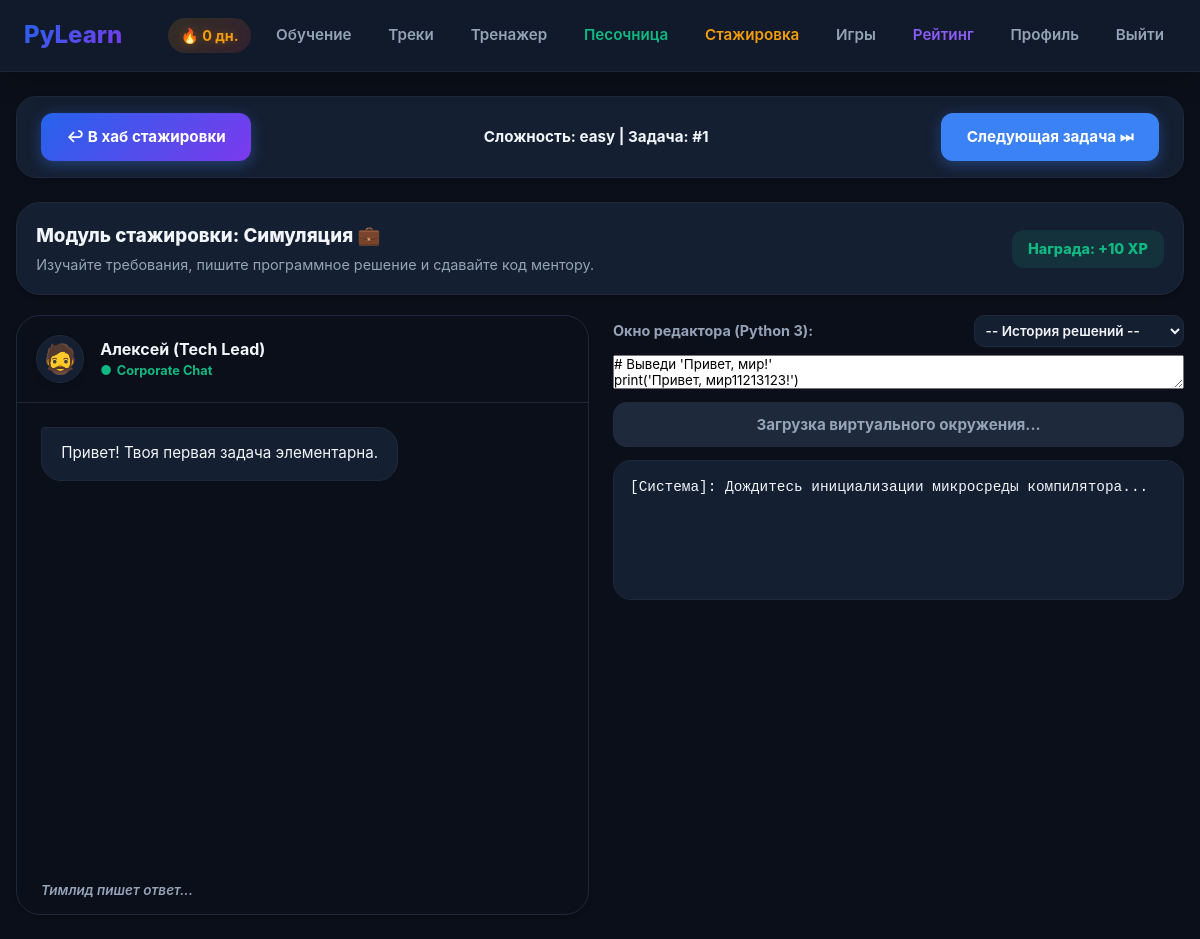
Screenshot of /internship/easy/1 (signed in) with the database file from the repository.
### tables this page shows
CREATE TABLE users (
            id INTEGER PRIMARY KEY AUTOINCREMENT,
            username TEXT UNIQUE NOT NULL,
            email TEXT UNIQUE NOT NULL,
            password_hash TEXT NOT NULL,
            created_at TEXT DEFAULT (datetime('now')),
            xp INTEGER DEFAULT 0,
            streak INTEGER DEFAULT 0,
            last_active TEXT
        , avatar TEXT DEFAULT "🤖");

CREATE TABLE internship_history (
            id INTEGER PRIMARY KEY AUTOINCREMENT,
            user_id INTEGER NOT NULL,
            task_id INTEGER NOT NULL,
            difficulty TEXT NOT NULL,
            code TEXT NOT NULL,
            is_correct INTEGER DEFAULT 0,
            created_at TEXT DEFAULT (datetime('now', 'localtime'))
        );

### app.py (the view)
@app.route('/internship/<difficulty>/<int:task_id>')
@login_required
def internship_task(difficulty, task_id):
    user = get_current_user()
    if difficulty not in INTERNSHIP_TASKS:
        return redirect(url_for('internship_hub'))
    tasks_list = INTERNSHIP_TASKS[difficulty]
    task = None
    current_idx = -1
    for idx, t in enumerate(tasks_list):
        if t['id'] == task_id:
            task = t
            current_idx = idx
            break
    if not task:
        return redirect(url_for('internship_hub'))
    next_task_id = None
    if current_idx != -1 and current_idx < len(tasks_list) - 1:
        next_task_id = tasks_list[current_idx + 1]['id']
    conn = get_db()
    progress = conn.execute(
        'SELECT * FROM internship_progress WHERE user_id = ? AND task_id = ? AND difficulty = ?',
        (user['id'], task_id, difficulty)
    ).fetchone()
    is_completed = bool(progress)
    history = conn.execute(
        'SELECT code, is_correct, created_at FROM internship_history WHERE user_id = ? AND task_id = ? AND difficulty = ? ORDER BY id DESC',
        (user['id'], task_id, difficulty)
    ).fetchall()
    history_list = [dict(row) for row in history]
    conn.close()
    last_code = history_list[0]['code'] if history_list else task['initial_code']
    return render_template('internship/task.html',
                           user=user,
                           task=task,
                           difficulty=difficulty,
                           task_id=task_id, # Передаем явно ID текущей задачи
                           next_task_id=next_task_id,
                           is_completed=is_completed,
                           history=history_list,
                           last_code=last_code)

### app.py (called while the page is built)
def get_db():
    conn = sqlite3.connect(DB_PATH)
    conn.row_factory = sqlite3.Row
    return conn

def login_required(f):
    @wraps(f)
    def decorated(*args, **kwargs):
        if 'user_id' not in session:
            return redirect(url_for('login'))
        return f(*args, **kwargs)
    return decorated

def get_current_user():
    if 'user_id' not in session:
        return None
    conn = get_db()
    user = conn.execute('SELECT * FROM users WHERE id = ?', (session['user_id'],)).fetchone()
    conn.close()
    return user

### templates/internship/task.html (shortened to what this page needs)
{% extends "base.html" %}
{% block extra_css %}
<link rel="stylesheet" href="https://cdnjs.cloudflare.com/ajax/libs/codemirror/5.65.13/codemirror.min.css">
<link rel="stylesheet" href="https://cdnjs.cloudflare.com/ajax/libs/codemirror/5.65.13/theme/monokai.min.css">
{% endblock %}
{% block content %}
<div class="internship-navigation-bar">
    <a href="{{ url_for('internship_hub') }}" class="btn btn-outline-secondary d-flex align-items-center gap-2" style="border-radius: 12px; font-weight: 700;">
        ↩ В хаб стажировки
    </a>
    <div class="nav-meta-info">
        Сложность: <span class="text-primary text-uppercase">{{ difficulty }}</span> |
        Задача: <span class="text-success">#{{ task_id }}</span>
    </div>
    {% if next_task_id %}
        <a href="{{ url_for('internship_task', difficulty=difficulty, task_id=next_task_id) }}" class="btn btn-primary d-flex align-items-center gap-2" style="border-radius: 12px; font-weight: 700; background: var(--sky-blue); border: none;">
            Следующая задача ⏭
        </a>
    {% else %}
        <button class="btn btn-secondary" disabled style="border-radius: 12px; font-weight: 700;" title="Вы прошли все задачи этой сложности!">
            🎉 Последняя в грейде
        </button>
    {% endif %}
</div>
<div class="card" style="padding: 1.2rem; margin-bottom: 1.2rem; display: flex; flex-wrap: wrap; justify-content: space-between; align-items: center; gap: 0.8rem;">
    <div>
        <h3 style="margin-bottom: 0.2rem; font-weight: 800;">Модуль стажировки: Симуляция 💼</h3>
        <p style="color: var(--text-gray); font-size: 0.9rem;">Изучайте требования, пишите программное решение и сдавайте код ментору.</p>
    </div>
    <span style="background: rgba(16,185,129,0.12); color: var(--accent-green); padding: 0.5rem 1rem; border-radius: 12px; font-weight: 800; font-size: 0.9rem;">Награда: +{{ task.xp }} XP</span>
</div>
<div class="internship-workspace-layout">
    <div class="chat-messenger-panel">
        <div class="chat-panel-header">
            <div class="teamlead-avatar-circle">{{ task.avatar }}</div>
            <div>
                <h5 style="margin: 0; font-size: 1rem; font-weight: 700;">{{ task.lead_name }}</h5>
                <div style="font-size: 0.8rem; color: var(--success); font-weight: 700; display: flex; align-items: center; gap: 0.3rem;">
                    <span style="animation: pulse 2s infinite;">●</span> Corporate Chat
                </div>
            </div>
        </div>
        <div class="chat-scroll-viewport" id="chatScrollViewport"></div>
        <div class="lead-typing-indicator" id="leadTypingIndicator">Тимлид пишет ответ...</div>
    </div>
    <div class="ide-code-panel">
        <div style="display: flex; justify-content: space-between; align-items: center; margin-bottom: 0.5rem;">
            <span style="font-size: 0.9rem; font-weight: 700; color: var(--text-gray);">Окно редактора (Python 3):</span>
            {% if history %}
            <select id="historySelector" onchange="restoreHistoryCode()" style="padding: 0.4rem; border-radius: 10px; border: 1px solid var(--border-light); background: var(--surface-white); color: var(--text-dark); font-size: 0.85rem; font-weight: 600;">
                <option value="">-- История решений --</option>
            </select>
            {% endif %}
        </div>
        <textarea id="pythonCodeCodeMirror">{{ last_code | safe }}</textarea>
        <button id="executeAndSubmitBtn" class="btn ide-btn-loader btn-disabled-state" disabled>
            <span id="btnTextLabel">Загрузка виртуального окружения...</span>
        </button>
        <div class="ide-console-output" id="consoleOutputArea" style="color: var(--text-dark); background-color: var(--surface-white);">[Система]: Дождитесь инициализации микросреды компилятора...</div>
    </div>
</div>
{% endblock %}

### templates/base.html (shortened to what this page needs)
<!DOCTYPE html>
<html lang="ru">
<head>
    {% block extra_css %}{% endblock %}
</head>
<body>
    <nav class="navbar">
        <a href="{{ url_for('index') }}" class="navbar-brand">PyLearn</a>
        <div class="nav-container" id="mobileNavContainer">
            <div class="nav-links">
                {% if session.get('user_id') %}
                    <span class="streak-badge">🔥 {{ user.streak if user else 0 }} дн.</span>
                    <a href="{{ url_for('dashboard') }}">Обучение</a>
                    <a href="{{ url_for('tracks') }}">Треки</a>
                    <a href="{{ url_for('typing_trainer') }}">Тренажер</a>
                    <a href="{{ url_for('sandbox') }}" style="color: var(--accent-green);">Песочница</a>
                    <a href="{{ url_for('internship_hub') }}" style="color: var(--warning);">Стажировка</a>
                    <a href="{{ url_for('games_hub') }}">Игры</a>
                    <a href="{{ url_for('leaderboard') }}" style="color: var(--accent-purple);">Рейтинг</a>
                    <a href="{{ url_for('profile') }}">Профиль</a>
                    <a href="{{ url_for('logout') }}">Выйти</a>
                {% else %}
                    <a href="{{ url_for('login') }}">Войти</a>
                    <a href="{{ url_for('register') }}" class="btn">Регистрация</a>
                {% endif %}
            </div>
        </div>
    </nav>
    <div class="container">
        {% block content %}{% endblock %}
    </div>
</body>
</html>

### templates/base.html (style rules this page uses)
:root { --bg-milky: #0B0F19; --surface-white: #151F32; --sky-blue: #3B82F6; --sky-blue-hover: #2563EB; --accent-purple: #8B5CF6; --accent-green: #10B981; --text-dark: #F1F5F9; --text-gray: #94A3B8; --success: #10B981; --warning: #F59E0B; --error: #EF4444; --border-light: #1E293B; --code-bg: #010409; --grad-hero: linear-gradient(135deg, #1E293B 0%, #0F172A 100%); --grad-accent: linear-gradient(135deg, #2563EB 0%, #7C3AED 100%); --shadow-sm: 0 2px 4px rgba(0,0,0,0.2); --shadow-md: 0 10px 15px -3px rgba(0,0,0,0.3); --neon-glow: 0 0 15px rgba(59, 130, 246, 0.45); --neon-success: 0 0 15px rgba(16, 185, 129, 0.5); }
* { margin: 0; padding: 0; box-sizing: border-box; font-family: 'Inter', -apple-system, BlinkMacSystemFont, "Segoe UI", Roboto, sans-serif; }
body { background-color: var(--bg-milky); color: var(--text-dark); line-height: 1.5; -webkit-tap-highlight-color: transparent; overflow-x: hidden; }
.navbar { background-color: rgba(21, 31, 50, 0.75) !important; backdrop-filter: blur(14px); -webkit-backdrop-filter: blur(14px); border-bottom: 1px solid rgba(255, 255, 255, 0.04); padding: 1rem 1.5rem; display: flex; justify-content: space-between; align-items: center; position: sticky; top: 0; z-index: 99999; box-shadow: 0 4px 30px rgba(0, 0, 0, 0.2); }
.navbar-brand { font-size: 1.5rem; font-weight: 800; text-decoration: none; background: var(--grad-accent); -webkit-background-clip: text; -webkit-text-fill-color: transparent; transition: transform 0.2s; }
.nav-container { display: flex; align-items: center; gap: 1.5rem; }
.nav-links { display: flex; align-items: center; gap: 0.8rem; }
.nav-links a { font-weight: 600; color: var(--text-gray); font-size: 0.95rem; text-decoration: none; transition: all 0.2s ease; padding: 0.5rem 0.75rem; border-radius: 10px; }
.streak-badge { display: inline-flex; align-items: center; gap: 0.3rem; background: linear-gradient(135deg, rgba(245,158,11,0.15), rgba(239,68,68,0.15)); color: #F59E0B; padding: 0.4rem 0.8rem; border-radius: 20px; font-weight: 700; font-size: 0.9rem; text-shadow: 0 0 10px rgba(245,158,11,0.3); }
.container { max-width: 1200px; margin: 1.5rem auto; padding: 0 1rem; min-height: 82vh; }
.card, .feature-item-card, .game-interactive-card, .speed-task { background: var(--surface-white); border-radius: 24px; padding: 1.5rem; border: 1px solid var(--border-light); box-shadow: var(--shadow-sm); margin-bottom: 1.5rem; transition: transform 0.2s cubic-bezier(0.4, 0, 0.2, 1), box-shadow 0.2s ease, border-color 0.2s ease; }
.btn { display: inline-flex; align-items: center; justify-content: center; background: var(--grad-accent); color: white; padding: 0.8rem 1.6rem; border-radius: 14px; border: none; font-size: 0.95rem; font-weight: 700; cursor: pointer; text-decoration: none; transition: all 0.15s cubic-bezier(0.4, 0, 0.2, 1); box-shadow: 0 4px 14px rgba(59, 130, 246, 0.35); text-align: center; }

### rows the page displays
users: streak "0"
internship_history: code "# Выведи 'Привет, мир!' print('Привет, мир11213123!')"

### other values shown
{{ difficulty }} "easy"
{{ task_id }} "1"
{{ task.xp }} "10"
{{ task.avatar }} "🧔"
{{ task.lead_name }} "Алексей (Tech Lead)"
